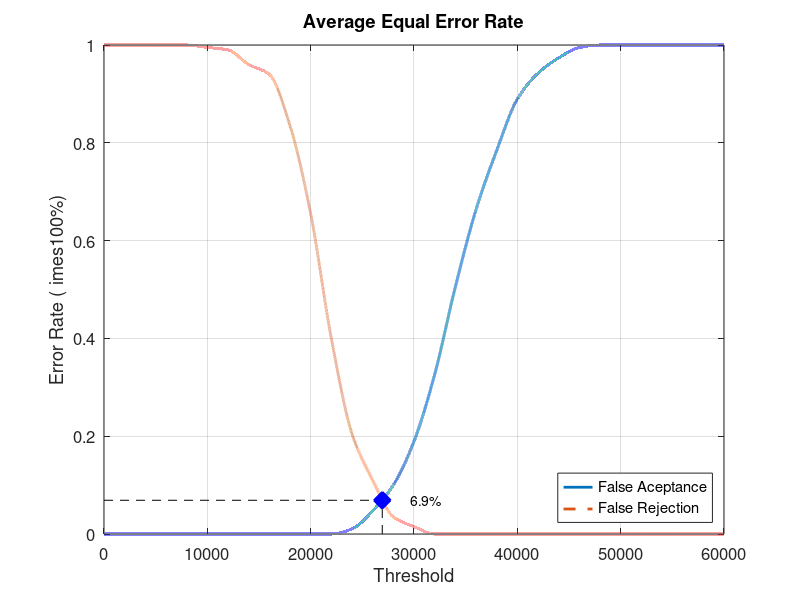
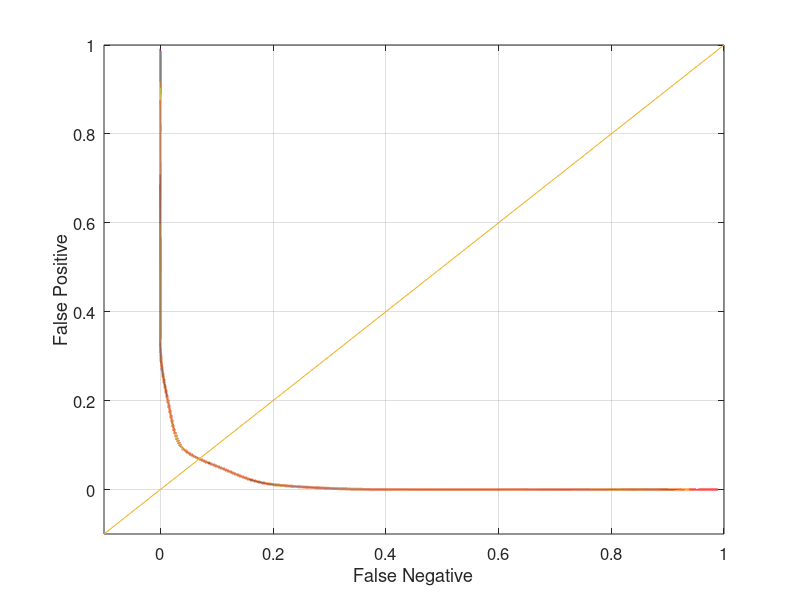

The MATLAB script that drew these images, in order:
close all;
clear;
clc;
x = 0:2000:60000;
xq = 0:0.5:60000;

y0 = [0 0 0 0 0 0 0 0 0 0 0 0 0.0105263 0.0473684 0.1 0.189474 0.326316 0.505263 0.663158 0.784211 0.889474 0.942105 0.973684 0.994737 1 1 1 1 1 1 1]
yy0 = interp1(x, y0, xq, 'pchip');
y1 = [1 1 1 1 1 0.995 0.99 0.96 0.94 0.835 0.655 0.4 0.205 0.11 0.035 0.015 0 0 0 0 0 0 0 0 0 0 0 0 0 0 0]
yy1 = interp1(x, y1, xq, 'pchip');

% Calculating EER: 
y2 = abs(y0 - y1);
find(y2 == min(y2))
yy2 = abs(yy0 - yy1);
xEER = find(yy2 == min(yy2));
xEERIndex = xq(xEER) % X-axis EER
yEER = yy0(xEER) % Y-axis EER

main = figure
plot(xq, yy0,'-','LineWidth', 2);	hold on
plot(xq, yy1,'--','LineWidth', 2);	hold on
plot([xEERIndex xEERIndex], [0 yEER], 'k--');	hold on
plot([0 xEERIndex], [yEER yEER], 'k--');	hold on
plot(xEERIndex, yEER, 'bx', 'LineWidth', 10);	hold on
text(xEERIndex + 10 * xEERIndex / 100, yEER, [num2str(round((10000 * yEER)) / 100) '%'])
legend('False Aceptance', 'False Rejection', 'Location', 'SouthEast')
xlabel('Threshold')
ylabel('Error Rate (	imes100%)')
title('Average Equal Error Rate')
set(gca, 'FontSize', 12)
axis([0 60000 0 1])
grid on

print(main, 'Database4_4Main', '-dpng');
FNRxFPR = figure('Color', [1 1 1]);
plot(yy1, yy0, '-', yy1, yy0, 'LineWidth', 2);
hold on
y = -0.1:0.1:1
plot(y, y); 
set(gca, 'FontSize', 12)
xlabel('False Negative')
ylabel('False Positive')
axis([-0.1 1 -0.1 1])
set(gca, 'FontSize', 12)
grid on

print(FNRxFPR, 'Database4_4FNRxFPR','-dpng');
